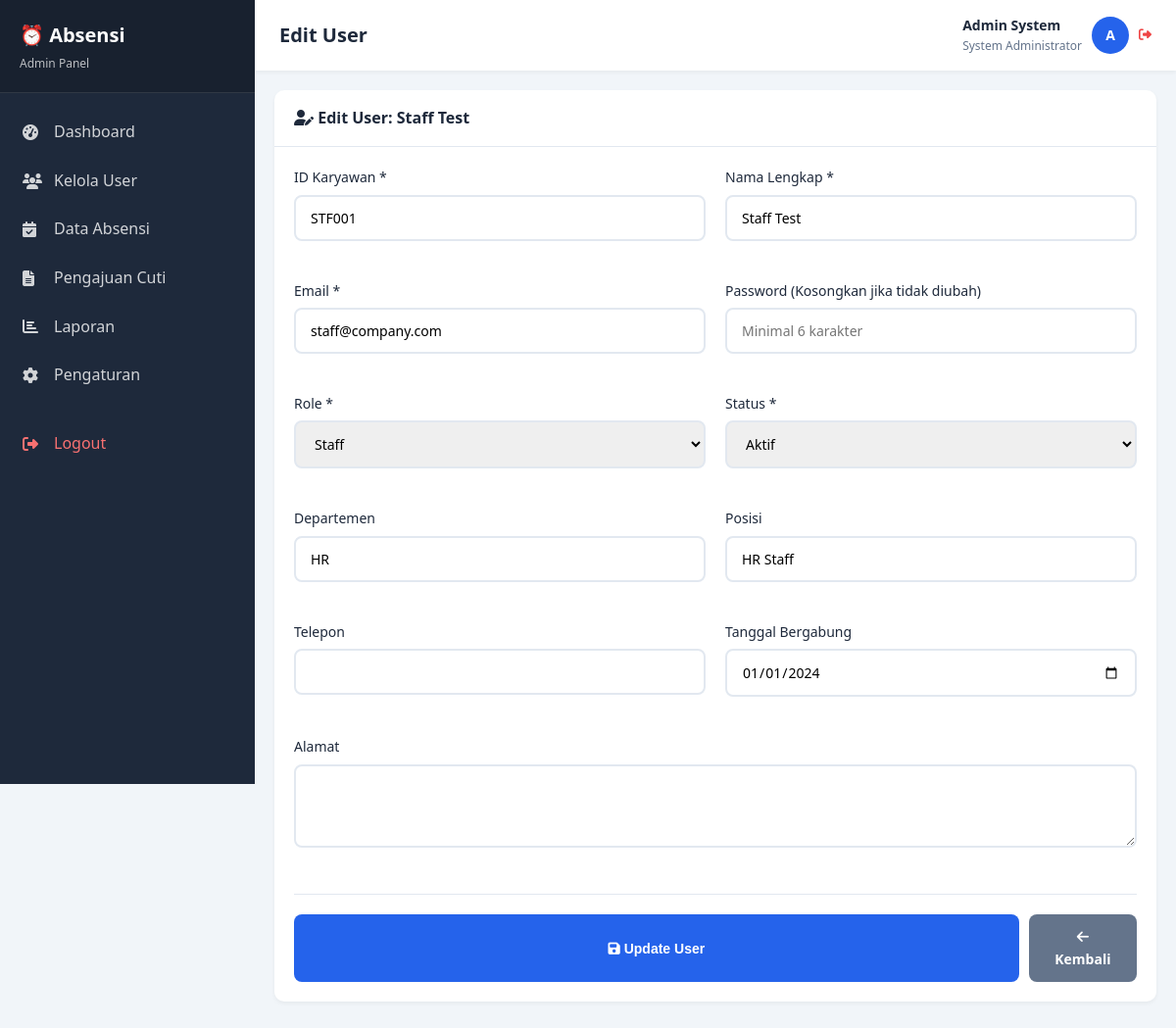
/admin/user_edit.php?id=2 (signed in), run on the app's committed database.
### tables this page shows
CREATE TABLE users (
    id INT PRIMARY KEY AUTO_INCREMENT,
    employee_id VARCHAR(20) UNIQUE NOT NULL,
    full_name VARCHAR(100) NOT NULL,
    email VARCHAR(100) UNIQUE NOT NULL,
    password VARCHAR(255) NOT NULL,
    role ENUM('admin', 'staff', 'employee') NOT NULL,
    department VARCHAR(50),
    position VARCHAR(50),
    phone VARCHAR(20),
    address TEXT,
    join_date DATE,
    profile_image VARCHAR(255),
    status ENUM('active', 'inactive') DEFAULT 'active',
    created_at TIMESTAMP DEFAULT CURRENT_TIMESTAMP,
    updated_at TIMESTAMP DEFAULT CURRENT_TIMESTAMP ON UPDATE CURRENT_TIMESTAMP
);

### admin/user_edit.php (the view, shortened to what this page needs)
<?php
require_once '../includes/header.php';
$database = new Database();
$db = $database->getConnection();
$user_id = isset($_GET['id']) ? $_GET['id'] : 0;
$query = "SELECT * FROM users WHERE id = :id";
$stmt = $db->prepare($query);
$stmt->bindParam(':id', $user_id);
$stmt->execute();
$user = $stmt->fetch(PDO::FETCH_ASSOC);
?>
<div class="card">
    <div class="card-header">
        <h4><i class="fas fa-user-edit"></i> Edit User: <?= htmlspecialchars($user['full_name']) ?></h4>
    </div>
    <div class="card-body">
        <form method="POST" action="">
            <div style="display: grid; grid-template-columns: 1fr 1fr; gap: 20px;">
                <div class="form-group">
                    <label for="employee_id">ID Karyawan *</label>
                    <input type="text"
                           id="employee_id"
                           name="employee_id"
                           class="form-control"
                           value="<?= htmlspecialchars($user['employee_id']) ?>"
                           required>
                </div>
                <div class="form-group">
                    <label for="full_name">Nama Lengkap *</label>
                    <input type="text"
                           id="full_name"
                           name="full_name"
                           class="form-control"
                           value="<?= htmlspecialchars($user['full_name']) ?>"
                           required>
                </div>
                <div class="form-group">
                    <label for="email">Email *</label>
                    <input type="email"
                           id="email"
                           name="email"
                           class="form-control"
                           value="<?= htmlspecialchars($user['email']) ?>"
                           required>
                </div>
                <div class="form-group">
                    <label for="password">Password (Kosongkan jika tidak diubah)</label>
                    <input type="password"
                           id="password"
                           name="password"
                           class="form-control"
                           placeholder="Minimal 6 karakter"
                           minlength="6">
                </div>
                <div class="form-group">
                    <label for="role">Role *</label>
                    <select id="role" name="role" class="form-control" required>
                        <option value="staff" <?= $user['role'] == 'staff' ? 'selected' : '' ?>>Staff</option>
                    </select>
                </div>
                <div class="form-group">
                    <label for="status">Status *</label>
                    <select id="status" name="status" class="form-control" required>
                        <option value="active" <?= $user['status'] == 'active' ? 'selected' : '' ?>>Aktif</option>
                    </select>
                </div>
                <div class="form-group">
                    <label for="department">Departemen</label>
                    <input type="text"
                           id="department"
                           name="department"
                           class="form-control"
                           value="<?= htmlspecialchars($user['department']) ?>">
                </div>
                <div class="form-group">
                    <label for="position">Posisi</label>
                    <input type="text"
                           id="position"
                           name="position"
                           class="form-control"
                           value="<?= htmlspecialchars($user['position']) ?>">
                </div>
                <div class="form-group">
                    <label for="phone">Telepon</label>
                    <input type="tel"
                           id="phone"
                           name="phone"
                           class="form-control"
                           value="<?= htmlspecialchars($user['phone']) ?>">
                </div>
                <div class="form-group">
                    <label for="join_date">Tanggal Bergabung</label>
                    <input type="date"
                           id="join_date"
                           name="join_date"
                           class="form-control"
                           value="<?= $user['join_date'] ?>">
                </div>
                <div class="form-group" style="grid-column: 1 / -1;">
                    <label for="address">Alamat</label>
                    <textarea id="address"
                              name="address"
                              class="form-control"
                              rows="3"><?= htmlspecialchars($user['address']) ?></textarea>
                </div>
            </div>
            <div style="display: flex; gap: 10px; margin-top: 20px; padding-top: 20px; border-top: 1px solid var(--border);">
                <button type="submit" class="btn btn-primary">
                    <i class="fas fa-save"></i> Update User
                </button>
                <a href="users.php" class="btn" style="background: var(--secondary); color: white;">
                    <i class="fas fa-arrow-left"></i> Kembali
                </a>
            </div>
        </form>
    </div>
</div>
<?php require_once '../includes/footer.php'; ?>

### assets/css/style.css (style rules this page uses)
* { margin: 0; padding: 0; box-sizing: border-box; }
:root { --primary: #2563eb; --primary-dark: #1e40af; --secondary: #64748b; --success: #10b981; --danger: #ef4444; --warning: #f59e0b; --dark: #1e293b; --light: #f8fafc; --border: #e2e8f0; }
body { font-family: 'Segoe UI', Tahoma, Geneva, Verdana, sans-serif; background: #f1f5f9; color: #334155; line-height: 1.6; }
.form-group { margin-bottom: 20px; }
.form-group label { display: block; margin-bottom: 6px; font-weight: 500; color: var(--dark); font-size: 14px; }
.form-control { width: 100%; padding: 12px 15px; border: 2px solid var(--border); border-radius: 8px; font-size: 14px; transition: all 0.3s; font-family: inherit; }
.btn { padding: 12px 24px; border: none; border-radius: 8px; cursor: pointer; font-size: 14px; font-weight: 600; transition: all 0.3s; text-decoration: none; display: inline-block; text-align: center; }
.btn-primary { background: var(--primary); color: white; width: 100%; }
.card { background: white; border-radius: 10px; box-shadow: 0 2px 4px rgba(0,0,0,0.05); margin-bottom: 20px; }
.card-header { padding: 16px 20px; border-bottom: 1px solid var(--border); }
.card-header h4 { font-size: 16px; color: var(--dark); }
.card-body { padding: 20px; }

### data on the page
users: full_name "Staff Test", employee_id "STF001", email "staff@company.com", role "Staff", status "Aktif", department "HR", position "HR Staff", join_date "01/01/2024"

### other printed values
$panel_label "Admin Panel"
$menu['label'] "Dashboard"
$menu['label'] "Kelola User"
$menu['label'] "Data Absensi"
$menu['label'] "Pengajuan Cuti"
$menu['label'] "Laporan"
$menu['label'] "Pengaturan"
$page_title "Edit User"
$_SESSION['full_name'] "Admin System"
$_SESSION['position'] "System Administrator"
$initials "A"
